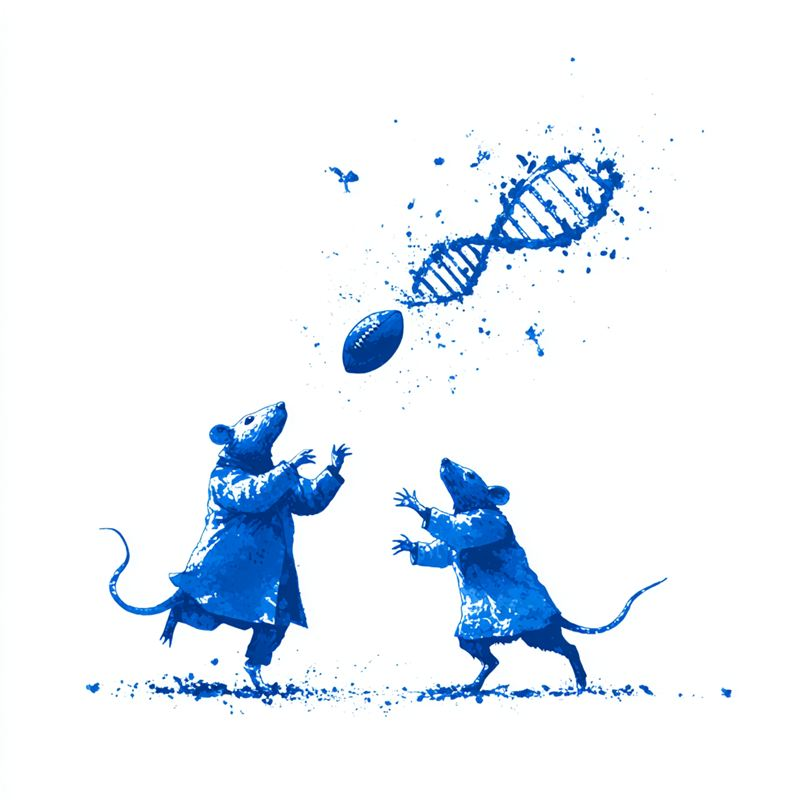
#> input picture assets/img/lab-rats-alt.jpg, 800 x 800 px, found by its file name; its folder holds 4 pictures in this run
$ python build-banner-art.py
#> lines starting #> are read from the running program, lines starting #| are printed output that depends on the picture
"""Crop the league banner art so its ground line is the bottom edge of the image, like Molecular Mice's.

Reads the untouched assets/img/*-alt.jpg files and writes the *-alt-crop.jpg files the banners use.
Requires Pillow. Run from the site root:

    python tools/build-banner-art.py
"""
from PIL import Image

# (left, top, right, bottom) of each source image, with bottom running through the ground line
CROPS = {
    'lab-rats': (86, 122, 734, 696),
    'genomic-gerbils': (48, 188, 752, 624),
    'research-rodents': (60, 88, 750, 676),
}

for slug, box in CROPS.items():
    art = Image.open(f'assets/img/{slug}-alt.jpg').convert('RGB').crop(box)
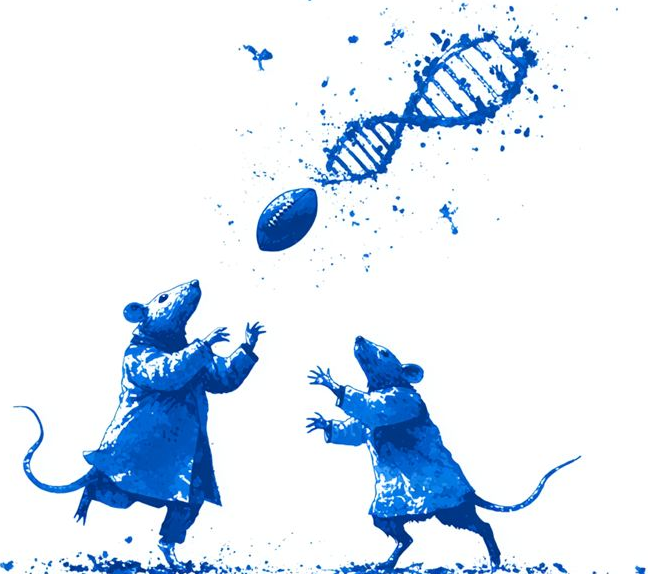
#> art: PIL image 648x574 RGB; mean R, G, B 218.4, 230.3, 243.4
    art.save(f'assets/img/{slug}-alt-crop.jpg', quality=90)
    print(slug, art.size)
#| lab-rats (648, 574)
#> pass 2 of the loop `for slug, box in CROPS.items():`:
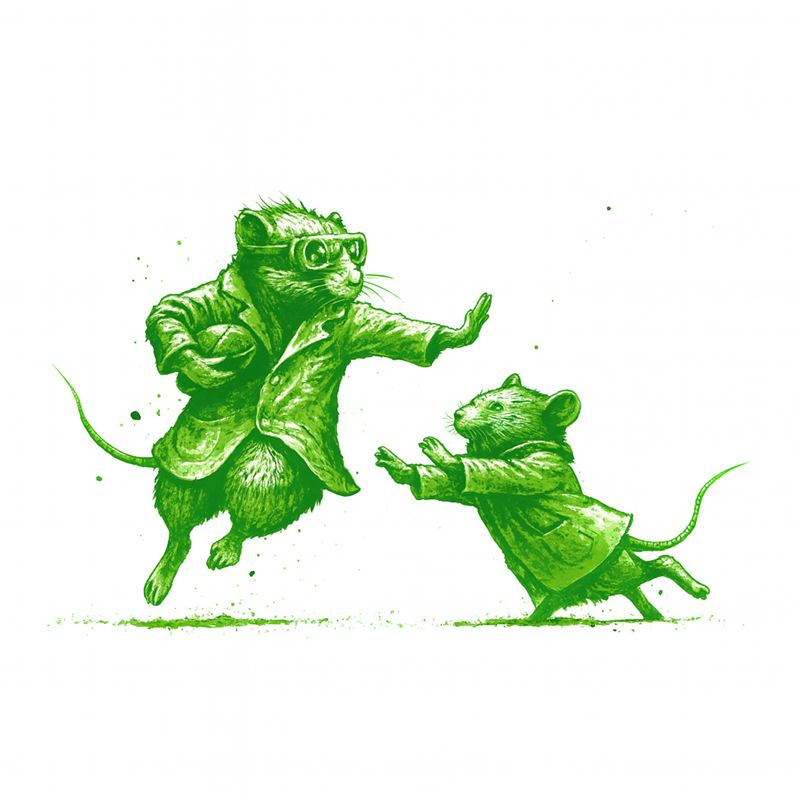
#> input picture assets/img/genomic-gerbils-alt.jpg, 800 x 800 px, found by its file name
#> `art = Image.open(f'assets/img/{slug}-alt.jpg').convert('RGB').crop(box)`:
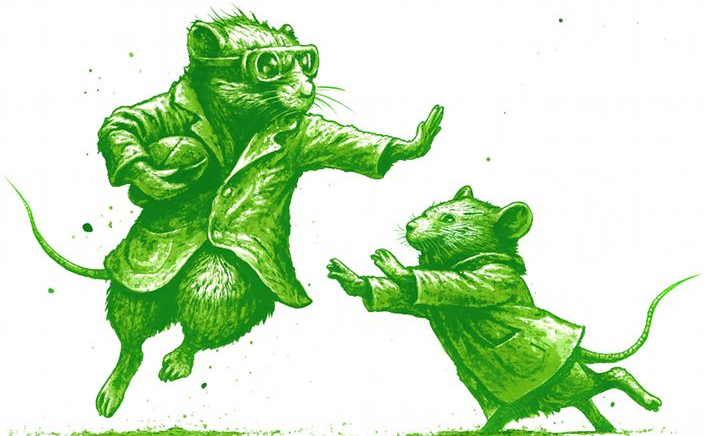
#> art: PIL image 704x436 RGB; mean R, G, B 199.9, 227.1, 189.3
#| genomic-gerbils (704, 436)
#> pass 3 of the loop `for slug, box in CROPS.items():`:
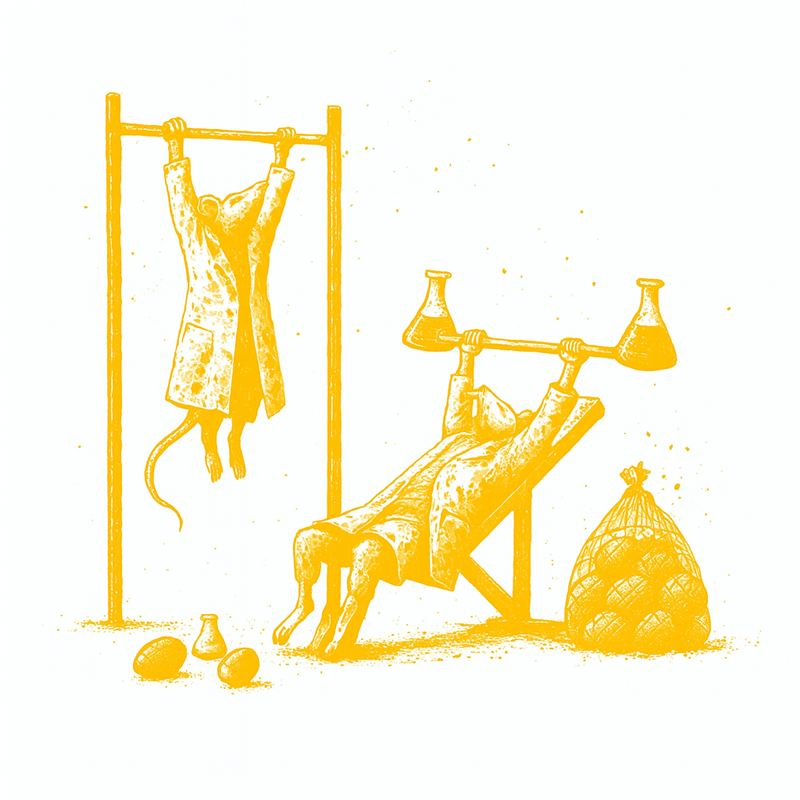
#> input picture assets/img/research-rodents-alt.jpg, 800 x 800 px, found by its file name
#> `art = Image.open(f'assets/img/{slug}-alt.jpg').convert('RGB').crop(box)`:
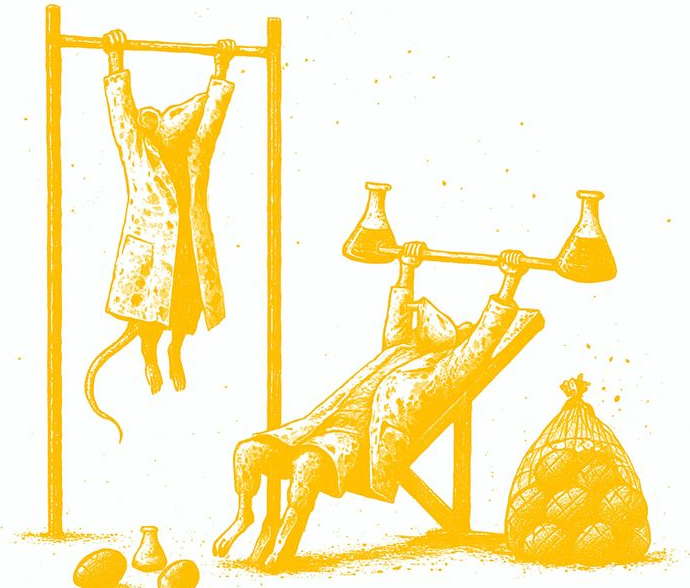
#> art: PIL image 690x588 RGB; mean R, G, B 251.1, 240.1, 197.7
#| research-rodents (690, 588)
